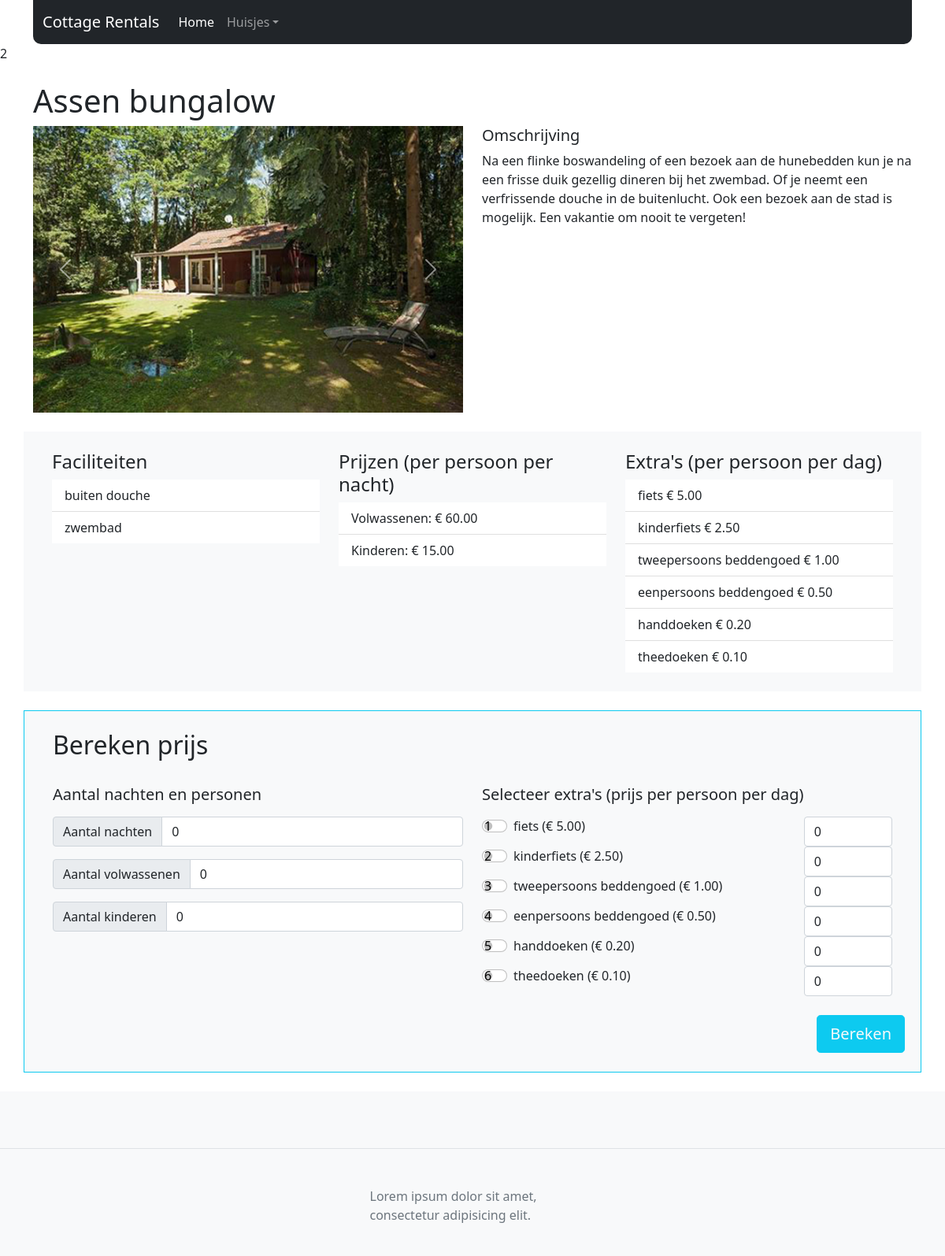
The page /huisjes.php?cottageID=2 on the database its author committed.
### tables this page shows
CREATE TABLE `cottages` (
  `cottage_id` int(11) NOT NULL,
  `cottage_name` varchar(50) NOT NULL,
  `cottage_excerpt` varchar(255) NOT NULL,
  `cottage_desc` longtext NOT NULL,
  `cottage_img` varchar(255) NOT NULL,
  `cottage_img2` varchar(255) NOT NULL,
  `cottage_img3` varchar(255) NOT NULL,
  `cottage_img4` varchar(255) NOT NULL,
  `cottage_price_a` double(11,2) NOT NULL,
  `cottage_price_c` double(11,2) NOT NULL
);

CREATE TABLE `facilities` (
  `facility_id` int(11) NOT NULL,
  `facility_name` varchar(255) NOT NULL
);

CREATE TABLE `additions` (
  `addition_id` int(11) NOT NULL,
  `addition_name` varchar(255) NOT NULL,
  `addition_price` double(11,2) NOT NULL
);

### includes/functions.php (called while the page is built)
<?php
function getData($sql, $method){
    global $conn;
    $statement = $conn->query($sql);
    if($method == 'fetch'){
        $result = $statement->fetch(PDO::FETCH_ASSOC);
    }
    else {
        $result = $statement->fetchAll(PDO::FETCH_ASSOC);
    }
    return $result;
}
function FormatNumber($num){
   return number_format((float)$num, 2, '.', '');
}
?>

### calculateprice.php (the view, shortened to what this page needs)
<?php
$numberNights = 0;
$numberAdults = 0;
$numberChilds = 0;
$AmountAdd = [];
?>
<section>
<div class="container mt-4 mb-4 bg-light border border-info">
    <form name="calculate" method="post" action="huisjes.php?cottageID=<?php echo $cottageID;?>">
        <div class="row px-4 py-4">
            <div class="col-12 mb-4">
                <h2>Bereken prijs</h2>
            </div>
            <div class="col">
                    <h5 class="pb-2">Aantal nachten en personen</h5>
                        <div class="input-group mb-3">
                            <span class="input-group-text">Aantal nachten</span>
                            <input type="number" min="0" class="form-control" name="numberNights" id="numberNights" placeholder="Aantal nachten" aria-label="Aantal nachten" value="<?php echo $numberNights; ?>">
                        </div>
                        <div class="input-group mb-3">
                            <span class="input-group-text">Aantal volwassenen</span>
                            <input type="number" min="0" class="form-control" name="numberAdults" id="numberAdults" placeholder="Aantal volwassenen" aria-label="Aantal volwassenen" value="<?php echo $numberAdults; ?>">
                        </div>
                        <div class="input-group mb-3">
                            <span class="input-group-text">Aantal kinderen</span>
                            <input type="number" min="0" class="form-control" name="numberChilds" id="numberChilds" placeholder="Aantal kinderen" aria-label="Aantal kinderen" value="<?php echo $numberChilds; ?>">
                        </div>
            </div>
            <div class="col">
                <h5 class="pb-2">Selecteer extra's (prijs per persoon per dag)</h5>
                    <?php
                        foreach($tblAdditions as $addition) {
                            if(isset($_POST["AmountAdd_" . $addition["addition_id"]])){
                                $AmountAdd[$addition["addition_name"]] = $_POST["AmountAdd_" . $addition["addition_id"]];
                            } else {
                                $AmountAdd[$addition["addition_name"]] = 0;
                            }?>
                        <div class="row">
                          <div class="col-9">
                                <div class="form-check form-switch">
                                    <input class="form-check-input" type="form-control" id="<?php echo $addition["addition_id"];?>" value="<?php echo $addition["addition_id"];?>" name="additions[]" >
                                    <label class="form-check-label" for="<?php echo $addition["addition_id"];?>"><?php echo $addition["addition_name"];?>  (&euro; <?php echo  FormatNumber($addition["addition_price"]);?>)</label>
                                </div>
                            </div>
                            <div class="col-3">
                                <input type="number" min="0" class="form-control" id="AmountAdd_<?php echo $addition["addition_id"]; ?>" name="AmountAdd_<?php echo $addition["addition_id"]; ?>" value="<?php echo $AmountAdd[$addition["addition_name"]];?>">
                            </div>
                        </div>
                    <?php }  ?>
            </div>
        </div>
        <div class="col-12 mb-4">
            <div class="d-grid d-md-flex justify-content-md-end">
                <button class="btn btn-lg btn-info me-md-2 text-light" type="submit" value="calcPrice" name="calculate">Bereken</button>
            </div>
        </div>
    </form>
</div>
<section>

### huisjes.php (shortened to what this page needs)
<?php
include 'includes/database.php';
include 'includes/functions.php';
include 'header.php';
$cottageID = 1;
if(isset($_GET["cottageID"]) && $_GET["cottageID"] > 0){
    $cottageID = $_GET['cottageID'];
};
$sql = "SELECT * FROM `cottages` WHERE cottage_id = $cottageID ";
$cottage = getData($sql, 'fetch');
?>2
<section>
    <div class="container mt-4">
    <h1><?php echo $cottage['cottage_name']?></h1>
        <div class="row">
            <div class="col">
                <div id="carouselExampleControls" class="carousel slide pointer-event" data-bs-ride="carousel">
                <div class="carousel-inner">
                    <div class="carousel-item active">
                    <img src="img/<?php echo $cottage['cottage_img'];?>" class="d-block w-100" alt="<?php echo $cottage['cottage_img'];?>">
                    </div>
                </div>
                <button class="carousel-control-prev" type="button" data-bs-target="#carouselExampleControls" role="button" data-bs-slide="prev">
                    <span class="carousel-control-prev-icon" aria-hidden="true"></span>
                </button>
                <button class="carousel-control-next" type="button" data-bs-target="#carouselExampleControls" role="button" data-bs-slide="next">
                    <span class="carousel-control-next-icon" aria-hidden="true"></span>
                </button>
                </div>
            </div>
            <div class="col">
            <h5>Omschrijving</h5>
            <p><?php echo $cottage['cottage_desc'];?></p>
            </div>
        </div>
    </div>
</section>
<section>
    <div class="container mt-4 bg-light">
        <div class="row  px-4 py-4">
            <div class="col">
            <?php include 'facilities.php';?>
            </div>
            <div class="col">
                <h4>Prijzen (per persoon per nacht)</h4>
                    <ul class="list-group list-group-flush">
                            <li class="list-group-item">Volwassenen: <?php echo "€ ".formatNumber($cottage['cottage_price_a']);?> </li>
                            <li class="list-group-item">Kinderen: <?php echo "€ ".formatNumber($cottage['cottage_price_c']);;?></li>
                    </ul>
            </div>
            <div class="col">
            <?php include 'additions.php';?>
            </div>
        </div>
    </div>
</section>
<?php
include 'calculateprice.php';
include 'footer.php';
?>

### facilities.php
<?php
    $sql = "SELECT facilities.facility_name FROM `cottages_facilities` INNER JOIN facilities ON facilities.facility_id=cottages_facilities.facility_id WHERE cottages_facilities.cottage_id = " . $cottageID;
    $tblFacilities = getData($sql, "fetchAll");
?>
                <h4>Faciliteiten</h4>
                    <ul class="list-group list-group-flush">
                        <?php
                        foreach($tblFacilities as $facility) { ?>
                            <li class="list-group-item"><?php echo $facility["facility_name"];?></li>
                        <?php }  ?>
                    </ul>

### additions.php
<?php
include 'includes/database.php';
include_once 'includes/functions.php';
$sql = "SELECT * FROM `additions`";
$tblAdditions = getData($sql, 'fetchAll');
?>
                <h4>Extra's (per persoon per dag)</h4>
                    <ul class="list-group list-group-flush">
                        <?php
                        foreach($tblAdditions as $addition) { ?>
                            <li class="list-group-item"><?php echo $addition['addition_name'];?> &euro; <?php echo FormatNumber($addition['addition_price']);?></li>
                        <?php }  ?>
                    </ul>

### rows shown on the page
cottages: cottage_name "Assen bungalow", cottage_img (picture), cottage_desc "Na een flinke boswandeling of een bezoek aan de hunebedden kun je na een frisse duik gezellig dineren bij het zwembad. Of je neemt een verfrissende douche in de buitenlucht. Ook een bezoek aan de stad is mogelijk. Een vakantie om nooit te vergeten!", cottage_price_a "60.00", cottage_price_c "15.00"
facilities: facility_name "buiten douche"
facilities: facility_name "zwembad"
additions: addition_name "fiets", addition_price "5.00", addition_id "1", addition_name "0"
additions: addition_name "kinderfiets", addition_price "2.50", addition_id "2", addition_name "0"
additions: addition_name "tweepersoons beddengoed", addition_price "1.00", addition_id "3", addition_name "0"
additions: addition_name "eenpersoons beddengoed", addition_price "0.50", addition_id "4", addition_name "0"
additions: addition_name "handdoeken", addition_price "0.20", addition_id "5", addition_name "0"
additions: addition_name "theedoeken", addition_price "0.10", addition_id "6", addition_name "0"
